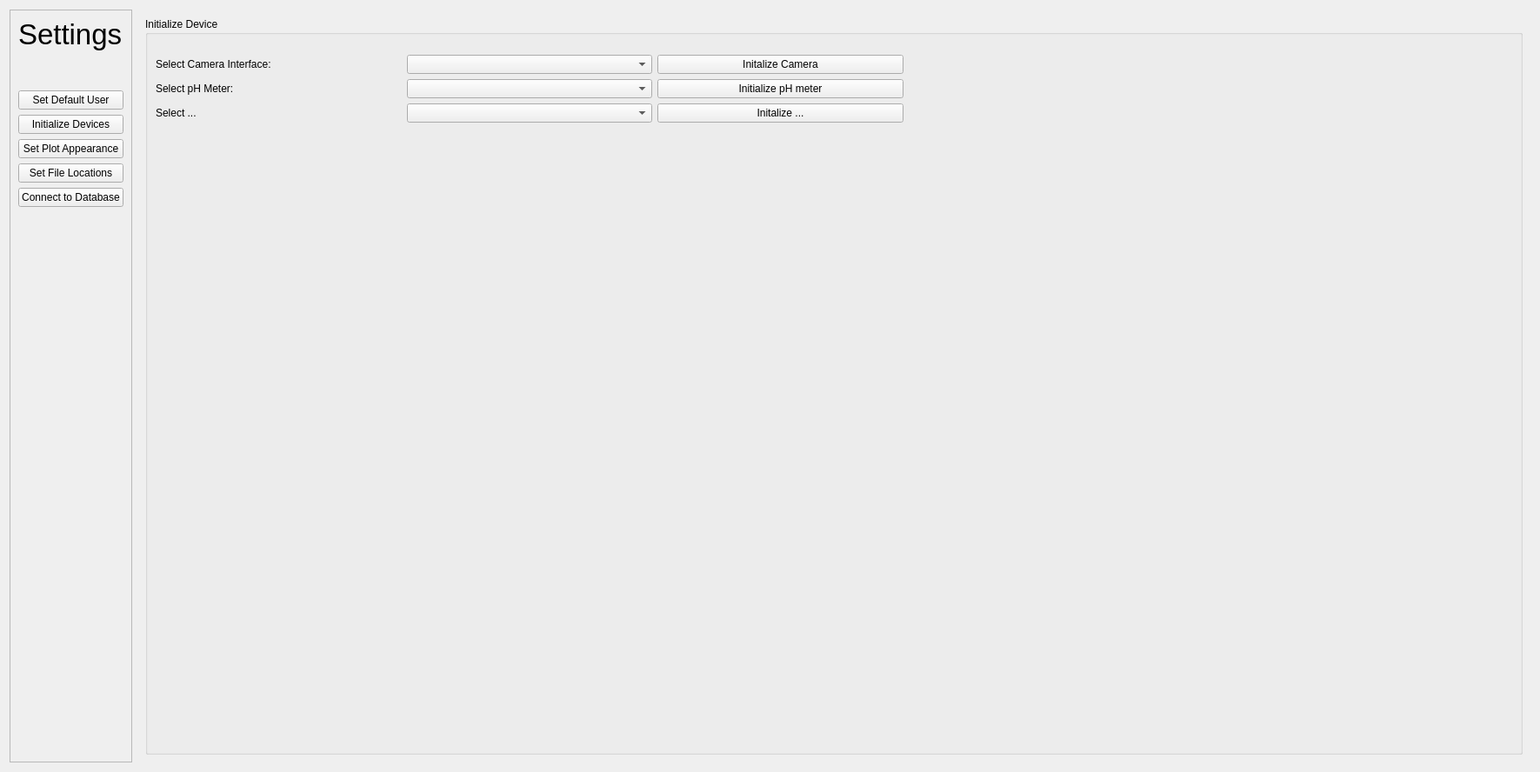
<?xml version="1.0" encoding="UTF-8"?>
<ui version="4.0">
 <class>Settings</class>
 <widget class="QWidget" name="Settings">
  <property name="geometry">
   <rect>
    <x>0</x>
    <y>0</y>
    <width>1771</width>
    <height>888</height>
   </rect>
  </property>
  <property name="windowTitle">
   <string>Form</string>
  </property>
  <layout class="QGridLayout" name="gridLayout_4">
   <item row="0" column="0">
    <layout class="QGridLayout" name="gridLayout">
     <item row="0" column="0">
      <layout class="QGridLayout" name="gridLayout_2">
       <item row="0" column="0">
        <widget class="QFrame" name="frame">
         <property name="sizePolicy">
          <sizepolicy hsizetype="Fixed" vsizetype="Expanding">
           <horstretch>0</horstretch>
           <verstretch>0</verstretch>
          </sizepolicy>
         </property>
         <property name="minimumSize">
          <size>
           <width>100</width>
           <height>0</height>
          </size>
         </property>
         <property name="styleSheet">
          <string notr="true">QFrame{
	background-color: &quot;#232629&quot;;

}</string>
         </property>
         <property name="frameShape">
          <enum>QFrame::StyledPanel</enum>
         </property>
         <property name="frameShadow">
          <enum>QFrame::Raised</enum>
         </property>
         <layout class="QVBoxLayout" name="verticalLayout">
          <item>
           <widget class="QLabel" name="label_15">
            <property name="font">
             <font>
              <pointsize>25</pointsize>
             </font>
            </property>
            <property name="text">
             <string>Settings</string>
            </property>
           </widget>
          </item>
          <item>
           <spacer name="horizontalSpacer">
            <property name="orientation">
             <enum>Qt::Horizontal</enum>
            </property>
            <property name="sizeHint" stdset="0">
             <size>
              <width>40</width>
              <height>20</height>
             </size>
            </property>
           </spacer>
          </item>
          <item>
           <spacer name="horizontalSpacer_2">
            <property name="orientation">
             <enum>Qt::Horizontal</enum>
            </property>
            <property name="sizeHint" stdset="0">
             <size>
              <width>40</width>
              <height>20</height>
             </size>
            </property>
           </spacer>
          </item>
          <item>
           <widget class="QPushButton" name="Set_default_user">
            <property name="text">
             <string>Set Default User</string>
            </property>
           </widget>
          </item>
          <item>
           <widget class="QPushButton" name="initialize_devices">
            <property name="text">
             <string>Initialize Devices</string>
            </property>
           </widget>
          </item>
          <item>
           <widget class="QPushButton" name="plot_appearance">
            <property name="text">
             <string>Set Plot Appearance</string>
            </property>
           </widget>
          </item>
          <item>
           <widget class="QPushButton" name="save_location">
            <property name="text">
             <string>Set File Locations</string>
            </property>
           </widget>
          </item>
          <item>
           <widget class="QPushButton" name="connect_to_webserver">
            <property name="text">
             <string>Connect to Database</string>
            </property>
           </widget>
          </item>
          <item>
           <spacer name="verticalSpacer">
            <property name="orientation">
             <enum>Qt::Vertical</enum>
            </property>
            <property name="sizeHint" stdset="0">
             <size>
              <width>20</width>
              <height>40</height>
             </size>
            </property>
           </spacer>
          </item>
         </layout>
        </widget>
       </item>
      </layout>
     </item>
     <item row="0" column="1">
      <layout class="QGridLayout" name="gridLayout_3">
       <item row="0" column="0">
        <widget class="QStackedWidget" name="stackedWidget_4">
         <property name="styleSheet">
          <string notr="true"/>
         </property>
         <property name="currentIndex">
          <number>1</number>
         </property>
         <widget class="QWidget" name="page_7">
          <widget class="QLabel" name="label_11">
           <property name="geometry">
            <rect>
             <x>20</x>
             <y>10</y>
             <width>261</width>
             <height>31</height>
            </rect>
           </property>
           <property name="font">
            <font>
             <pointsize>25</pointsize>
            </font>
           </property>
           <property name="text">
            <string>Set Default User</string>
           </property>
          </widget>
          <widget class="QLabel" name="label_16">
           <property name="geometry">
            <rect>
             <x>10</x>
             <y>131</y>
             <width>62</width>
             <height>17</height>
            </rect>
           </property>
           <property name="text">
            <string>Admin Mode:</string>
           </property>
          </widget>
          <widget class="QLabel" name="label_17">
           <property name="geometry">
            <rect>
             <x>10</x>
             <y>79</y>
             <width>56</width>
             <height>20</height>
            </rect>
           </property>
           <property name="text">
            <string>User Name:</string>
           </property>
          </widget>
          <widget class="QLineEdit" name="lineEdit_4">
           <property name="geometry">
            <rect>
             <x>78</x>
             <y>79</y>
             <width>371</width>
             <height>20</height>
            </rect>
           </property>
          </widget>
          <widget class="QCheckBox" name="checkBox_7">
           <property name="geometry">
            <rect>
             <x>78</x>
             <y>131</y>
             <width>371</width>
             <height>17</height>
            </rect>
           </property>
           <property name="text">
            <string>CheckBox</string>
           </property>
          </widget>
          <widget class="QCheckBox" name="checkBox_8">
           <property name="geometry">
            <rect>
             <x>78</x>
             <y>180</y>
             <width>371</width>
             <height>17</height>
            </rect>
           </property>
           <property name="text">
            <string>CheckBox</string>
           </property>
          </widget>
          <widget class="QLabel" name="label_18">
           <property name="geometry">
            <rect>
             <x>10</x>
             <y>180</y>
             <width>49</width>
             <height>17</height>
            </rect>
           </property>
           <property name="text">
            <string>Pro Mode:</string>
           </property>
          </widget>
         </widget>
         <widget class="QWidget" name="page_8">
          <layout class="QGridLayout" name="gridLayout_7">
           <item row="0" column="0">
            <widget class="QGroupBox" name="groupBox">
             <property name="title">
              <string>Initialize Device</string>
             </property>
             <layout class="QGridLayout" name="gridLayout_6">
              <item row="1" column="0">
               <spacer name="verticalSpacer_2">
                <property name="orientation">
                 <enum>Qt::Vertical</enum>
                </property>
                <property name="sizeType">
                 <enum>QSizePolicy::Fixed</enum>
                </property>
                <property name="sizeHint" stdset="0">
                 <size>
                  <width>20</width>
                  <height>700</height>
                 </size>
                </property>
               </spacer>
              </item>
              <item row="0" column="0">
               <layout class="QGridLayout" name="gridLayout_5">
                <item row="2" column="1">
                 <widget class="QComboBox" name="comboBox_3"/>
                </item>
                <item row="1" column="1">
                 <widget class="QComboBox" name="comboBox_2"/>
                </item>
                <item row="0" column="0">
                 <widget class="QLabel" name="label_13">
                  <property name="text">
                   <string>Select Camera Interface:</string>
                  </property>
                 </widget>
                </item>
                <item row="1" column="0">
                 <widget class="QLabel" name="label_14">
                  <property name="text">
                   <string>Select pH Meter:</string>
                  </property>
                 </widget>
                </item>
                <item row="0" column="2">
                 <widget class="QPushButton" name="pushButton_13">
                  <property name="text">
                   <string>Initalize Camera</string>
                  </property>
                 </widget>
                </item>
                <item row="1" column="2">
                 <widget class="QPushButton" name="pushButton_14">
                  <property name="text">
                   <string>Initialize pH meter</string>
                  </property>
                 </widget>
                </item>
                <item row="0" column="1">
                 <widget class="QComboBox" name="comboBox"/>
                </item>
                <item row="2" column="0">
                 <widget class="QLabel" name="label_19">
                  <property name="text">
                   <string>Select ...</string>
                  </property>
                 </widget>
                </item>
                <item row="2" column="2">
                 <widget class="QPushButton" name="pushButton_15">
                  <property name="text">
                   <string>Initalize ...</string>
                  </property>
                 </widget>
                </item>
               </layout>
              </item>
              <item row="0" column="1">
               <spacer name="horizontalSpacer_3">
                <property name="orientation">
                 <enum>Qt::Horizontal</enum>
                </property>
                <property name="sizeType">
                 <enum>QSizePolicy::Fixed</enum>
                </property>
                <property name="sizeHint" stdset="0">
                 <size>
                  <width>700</width>
                  <height>20</height>
                 </size>
                </property>
               </spacer>
              </item>
             </layout>
            </widget>
           </item>
          </layout>
         </widget>
         <widget class="QWidget" name="Set_plot_appearance"/>
         <widget class="QWidget" name="set_file_locations"/>
         <widget class="QWidget" name="connect_to_database">
          <widget class="QLabel" name="label_20">
           <property name="geometry">
            <rect>
             <x>10</x>
             <y>10</y>
             <width>191</width>
             <height>16</height>
            </rect>
           </property>
           <property name="font">
            <font>
             <pointsize>15</pointsize>
            </font>
           </property>
           <property name="text">
            <string>Connect to database</string>
           </property>
          </widget>
          <widget class="QLabel" name="label_21">
           <property name="geometry">
            <rect>
             <x>10</x>
             <y>80</y>
             <width>91</width>
             <height>16</height>
            </rect>
           </property>
           <property name="text">
            <string>Connect via IP:</string>
           </property>
          </widget>
          <widget class="QLabel" name="label_22">
           <property name="geometry">
            <rect>
             <x>10</x>
             <y>140</y>
             <width>111</width>
             <height>16</height>
            </rect>
           </property>
           <property name="text">
            <string>Open DataBase File:</string>
           </property>
          </widget>
          <widget class="QLabel" name="label_23">
           <property name="geometry">
            <rect>
             <x>10</x>
             <y>210</y>
             <width>101</width>
             <height>16</height>
            </rect>
           </property>
           <property name="text">
            <string>Advanced Settings:</string>
           </property>
          </widget>
          <widget class="QLineEdit" name="lineEdit_3">
           <property name="geometry">
            <rect>
             <x>130</x>
             <y>70</y>
             <width>251</width>
             <height>31</height>
            </rect>
           </property>
          </widget>
          <widget class="QLineEdit" name="lineEdit_5">
           <property name="geometry">
            <rect>
             <x>130</x>
             <y>130</y>
             <width>251</width>
             <height>31</height>
            </rect>
           </property>
          </widget>
          <widget class="QLineEdit" name="lineEdit_6">
           <property name="geometry">
            <rect>
             <x>300</x>
             <y>250</y>
             <width>251</width>
             <height>31</height>
            </rect>
           </property>
          </widget>
          <widget class="QPushButton" name="pushButton_16">
           <property name="geometry">
            <rect>
             <x>410</x>
             <y>140</y>
             <width>131</width>
             <height>23</height>
            </rect>
           </property>
           <property name="text">
            <string>Open Filepath</string>
           </property>
          </widget>
          <widget class="QPushButton" name="pushButton_17">
           <property name="geometry">
            <rect>
             <x>410</x>
             <y>80</y>
             <width>131</width>
             <height>23</height>
            </rect>
           </property>
           <property name="text">
            <string>Connect with IP</string>
           </property>
          </widget>
          <widget class="QLabel" name="label_24">
           <property name="geometry">
            <rect>
             <x>180</x>
             <y>260</y>
             <width>101</width>
             <height>16</height>
            </rect>
           </property>
           <property name="text">
            <string>Username:</string>
           </property>
          </widget>
          <widget class="QLabel" name="label_25">
           <property name="geometry">
            <rect>
             <x>180</x>
             <y>320</y>
             <width>101</width>
             <height>16</height>
            </rect>
           </property>
           <property name="text">
            <string>Password:</string>
           </property>
          </widget>
          <widget class="QLineEdit" name="lineEdit_7">
           <property name="geometry">
            <rect>
             <x>300</x>
             <y>310</y>
             <width>251</width>
             <height>31</height>
            </rect>
           </property>
          </widget>
         </widget>
        </widget>
       </item>
      </layout>
     </item>
    </layout>
   </item>
  </layout>
 </widget>
 <resources/>
 <connections/>
</ui>
